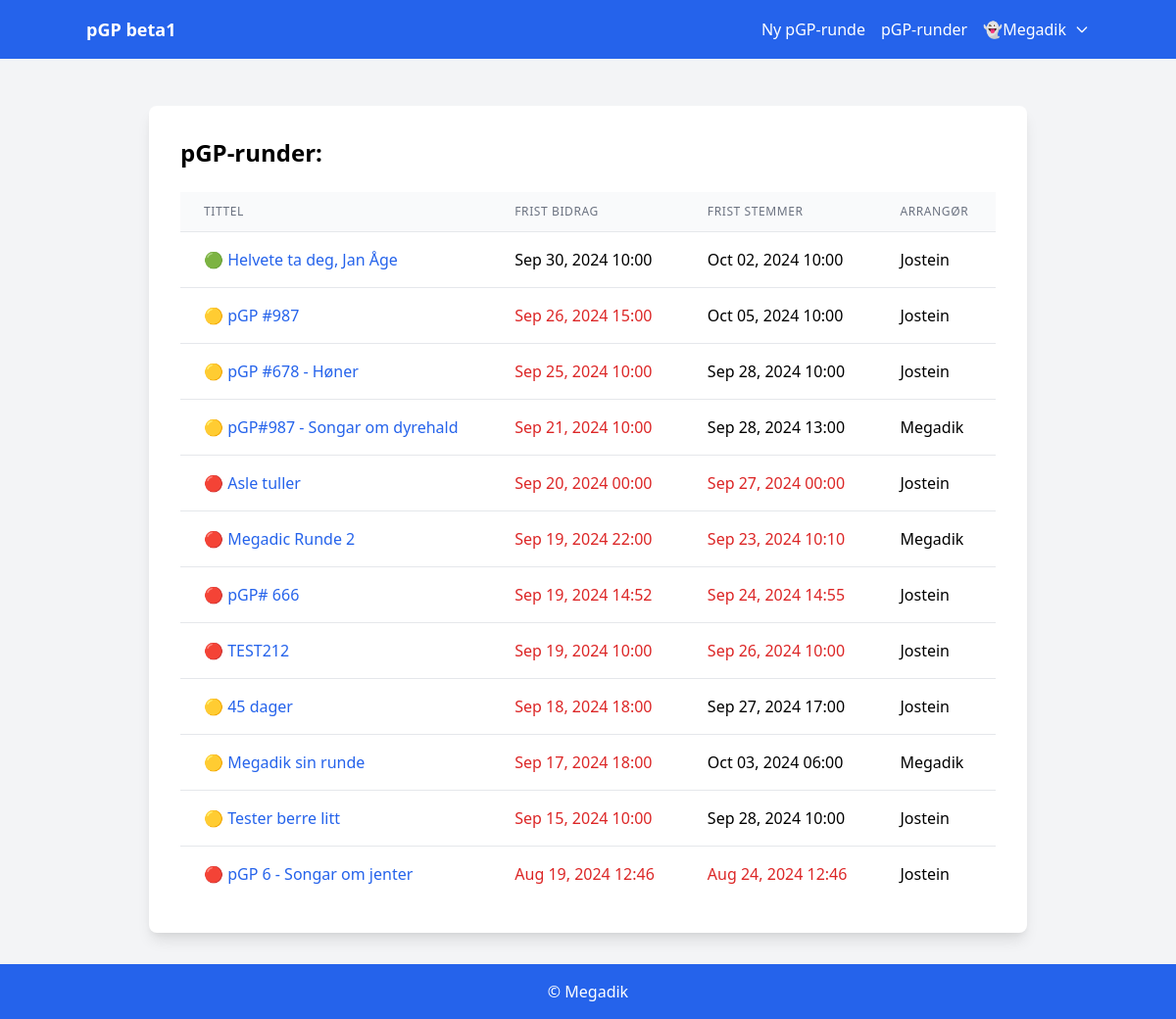
Screenshot of /rounds/ (signed in) with the database file from the repository.
### app/models.py (models this page shows, shortened)
class Round(models.Model):
    name = models.CharField(max_length=100)
    description = models.TextField()
    start_date = models.DateTimeField()
    end_date = models.DateTimeField()
    playlist_released = models.BooleanField(default=False)
    organizer = models.ForeignKey(User, on_delete=models.CASCADE)
    playlist_url = models.URLField(blank=True, null=True)
    release_time = models.DateTimeField(null=True, blank=True)
    round_finished = models.BooleanField(default=False)

class Player(models.Model):
    user = models.OneToOneField(User, on_delete=models.CASCADE)
    nickname = models.CharField(max_length=100)

### app/views.py (the view)
# urls.py: path('rounds/', views.round_list, name='round_list'),
@login_required
def round_list(request):
    rounds = Round.objects.all().order_by('-start_date')
    return render(request, 'app/round_list.html', {'rounds': rounds, 'now': timezone.now()})

### app/templates/app/round_list.html (shortened to what this page needs)
{% extends 'base.html' %}
{% block content %}
<div class="max-w-4xl mx-auto bg-white shadow-lg rounded-lg p-8 mt-12">
    <h1 class="text-2xl font-bold mb-6">pGP-runder:</h1>
    <form>
        <div class="overflow-x-auto">
            <table class="min-w-full divide-y divide-gray-200 hidden md:table">
                <thead class="bg-gray-50">
                    <tr>
                        <th class="px-6 py-3 text-left text-xs font-medium text-gray-500 uppercase tracking-wider">Tittel</th>
                        <th class="px-6 py-3 text-left text-xs font-medium text-gray-500 uppercase tracking-wider">Frist bidrag</th>
                        <th class="px-6 py-3 text-left text-xs font-medium text-gray-500 uppercase tracking-wider">Frist stemmer</th>
                        <th class="px-6 py-3 text-left text-xs font-medium text-gray-500 uppercase tracking-wider">Arrangør</th>
                    </tr>
                </thead>
                <tbody class="bg-white divide-y divide-gray-200">
                    {% for round in rounds %}
                        <tr>
                            <td class="px-6 py-4 whitespace-nowrap">
                                <a href="{% url 'round_detail' pk=round.pk %}" class="text-blue-600 hover:underline">
                                    {% if round.start_date > now %}
                                        🟢
                                    {% elif round.start_date <= now and round.end_date > now %}
                                        🟡
                                    {% else %}
                                        🔴
                                    {% endif %}
                                    {{ round.name }}
                                </a>
                            </td>
                            <td class="px-6 py-4 whitespace-nowrap {% if round.start_date < now %}text-red-600{% endif %}">
                                {{ round.start_date|date:"M d, Y H:i" }}
                            </td>
                            <td class="px-6 py-4 whitespace-nowrap {% if round.end_date < now %}text-red-600{% endif %}">
                                {{ round.end_date|date:"M d, Y H:i" }}
                            </td>
                            <td class="px-6 py-4 whitespace-nowrap">
                                {% if round.organizer.player %}
                                    {{ round.organizer.player.nickname }}
                                {% else %}
                                    No nickname
                                {% endif %}
                            </td>
                        </tr>
                    {% empty %}
                        <tr>
                            <td colspan="4" class="px-6 py-4 text-center">No rounds available.</td>
                        </tr>
                    {% endfor %}
                </tbody>
            </table>
        </div>
    </form>
</div>
{% endblock %}

### app/templates/base.html (shortened to what this page needs)
<!DOCTYPE html>
<html lang="en">
  <head>
    <link
      href="https://cdn.jsdelivr.net/npm/tailwindcss@2.2.19/dist/tailwind.min.css"
      rel="stylesheet"
    />
    <link
      rel="stylesheet"
      href="https://cdnjs.cloudflare.com/ajax/libs/font-awesome/6.0.0-beta3/css/all.min.css"
    />
  </head>
  <body class="bg-gray-100">
    <nav class="bg-blue-600 p-4 text-white">
      <div class="container mx-auto flex items-center justify-between">
        <a href="/" class="font-bold text-lg">pGP beta1</a>
        <ul class="flex items-center space-x-4">
          <li>
            <a href="{% url 'create_round' %}" class="hover:underline"
              >Ny pGP-runde</a
            >
          </li>
          <li>
            <a href="{% url 'round_list' %}" class="hover:underline"
              >pGP-runder</a
            >
          </li>
          {% if user.is_authenticated %}
          <li class="relative">
            <button
              id="user-menu"
              class="flex items-center space-x-2 focus:outline-none"
            >
              <span>👻{{ user.username }}</span>
              <svg
                class="w-4 h-4 ml-1"
                fill="none"
                stroke="currentColor"
                viewBox="0 0 24 24"
                xmlns="http://www.w3.org/2000/svg"
              >
                <path
                  stroke-linecap="round"
                  stroke-linejoin="round"
                  stroke-width="2"
                  d="M19 9l-7 7-7-7"
                ></path>
              </svg>
            </button>
          </li>
          {% else %}
          <li>
            <a href="{% url 'login' %}" class="hover:underline">Logg inn</a>
          </li>
          {% endif %}
        </ul>
      </div>
    </nav>
    <div class="container mx-auto my-8">
       {% block content %} {% endblock %}
    </div>
    <footer class="text-center py-4 bg-blue-600 text-white">
      &copy; Megadik
    </footer>
  </body>
</html>

### rows the page displays
Round: name "Helvete ta deg, Jan Åge", start_date "Sep 30, 2024 10:00", end_date "Oct 02, 2024 10:00", organizer.player.nickname "Jostein"
Round: name "pGP #987", start_date "Sep 26, 2024 15:00", end_date "Oct 05, 2024 10:00", organizer.player.nickname "Jostein"
Round: name "pGP #678 - Høner", start_date "Sep 25, 2024 10:00", end_date "Sep 28, 2024 10:00", organizer.player.nickname "Jostein"
Round: name "pGP#987 - Songar om dyrehald", start_date "Sep 21, 2024 10:00", end_date "Sep 28, 2024 13:00", organizer.player.nickname "Megadik"
Round: name "Asle tuller", start_date "Sep 20, 2024 00:00", end_date "Sep 27, 2024 00:00", organizer.player.nickname "Jostein"
Round: name "Megadic Runde 2", start_date "Sep 19, 2024 22:00", end_date "Sep 23, 2024 10:10", organizer.player.nickname "Megadik"
Round: name "pGP# 666", start_date "Sep 19, 2024 14:52", end_date "Sep 24, 2024 14:55", organizer.player.nickname "Jostein"
Round: name "TEST212", start_date "Sep 19, 2024 10:00", end_date "Sep 26, 2024 10:00", organizer.player.nickname "Jostein"
Round: name "45 dager", start_date "Sep 18, 2024 18:00", end_date "Sep 27, 2024 17:00", organizer.player.nickname "Jostein"
Round: name "Megadik sin runde", start_date "Sep 17, 2024 18:00", end_date "Oct 03, 2024 06:00", organizer.player.nickname "Megadik"
Round: name "Tester berre litt", start_date "Sep 15, 2024 10:00", end_date "Sep 28, 2024 10:00", organizer.player.nickname "Jostein"
Round: name "pGP 6 - Songar om jenter", start_date "Aug 19, 2024 12:46", end_date "Aug 24, 2024 12:46", organizer.player.nickname "Jostein"

### other values shown
{{ user.username }} "Megadik"
